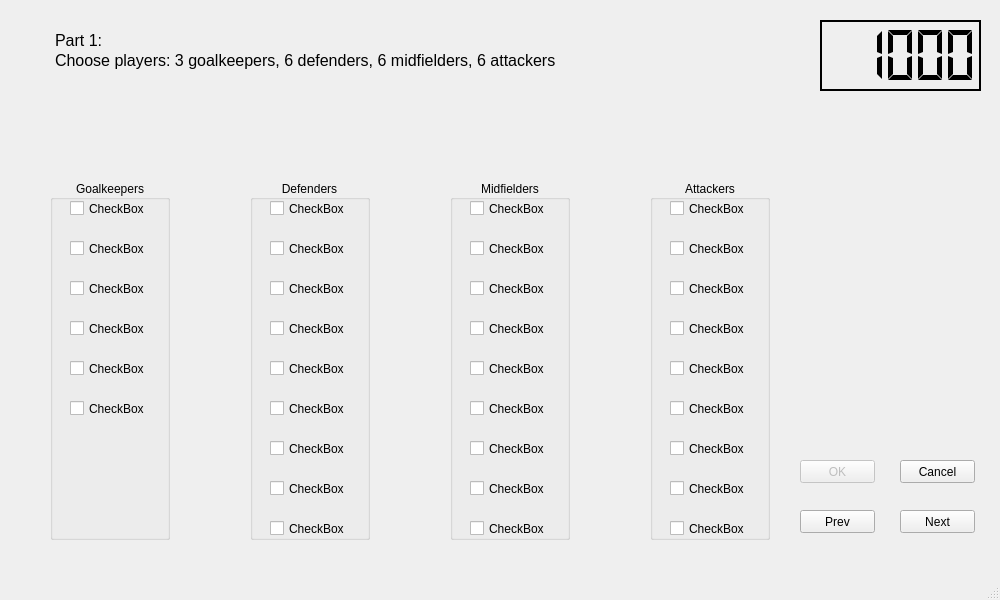
<?xml version="1.0" encoding="UTF-8"?>
<ui version="4.0">
 <class>SubWindow</class>
 <widget class="QMainWindow" name="SubWindow">
  <property name="geometry">
   <rect>
    <x>0</x>
    <y>0</y>
    <width>1000</width>
    <height>600</height>
   </rect>
  </property>
  <property name="windowTitle">
   <string>MainWindow</string>
  </property>
  <widget class="QWidget" name="centralwidget">
   <widget class="QPushButton" name="Next">
    <property name="geometry">
     <rect>
      <x>900</x>
      <y>510</y>
      <width>75</width>
      <height>23</height>
     </rect>
    </property>
    <property name="text">
     <string>Next</string>
    </property>
    <property name="default">
     <bool>false</bool>
    </property>
   </widget>
   <widget class="QGroupBox" name="MidfieldersWidget">
    <property name="geometry">
     <rect>
      <x>450</x>
      <y>180</y>
      <width>120</width>
      <height>360</height>
     </rect>
    </property>
    <property name="title">
     <string>Midfielders</string>
    </property>
    <property name="alignment">
     <set>Qt::AlignCenter</set>
    </property>
    <property name="flat">
     <bool>false</bool>
    </property>
    <widget class="QCheckBox" name="Midfielder1_ChB">
     <property name="geometry">
      <rect>
       <x>20</x>
       <y>20</y>
       <width>100</width>
       <height>17</height>
      </rect>
     </property>
     <property name="text">
      <string>CheckBox</string>
     </property>
    </widget>
    <widget class="QCheckBox" name="Midfielder2_ChB">
     <property name="geometry">
      <rect>
       <x>20</x>
       <y>60</y>
       <width>100</width>
       <height>17</height>
      </rect>
     </property>
     <property name="text">
      <string>CheckBox</string>
     </property>
    </widget>
    <widget class="QCheckBox" name="Midfielder3_ChB">
     <property name="geometry">
      <rect>
       <x>20</x>
       <y>100</y>
       <width>100</width>
       <height>17</height>
      </rect>
     </property>
     <property name="text">
      <string>CheckBox</string>
     </property>
    </widget>
    <widget class="QCheckBox" name="Midfielder4_ChB">
     <property name="geometry">
      <rect>
       <x>20</x>
       <y>140</y>
       <width>100</width>
       <height>17</height>
      </rect>
     </property>
     <property name="text">
      <string>CheckBox</string>
     </property>
    </widget>
    <widget class="QCheckBox" name="Midfielder5_ChB">
     <property name="geometry">
      <rect>
       <x>20</x>
       <y>180</y>
       <width>100</width>
       <height>17</height>
      </rect>
     </property>
     <property name="text">
      <string>CheckBox</string>
     </property>
    </widget>
    <widget class="QCheckBox" name="Midfielder6_ChB">
     <property name="geometry">
      <rect>
       <x>20</x>
       <y>220</y>
       <width>100</width>
       <height>17</height>
      </rect>
     </property>
     <property name="text">
      <string>CheckBox</string>
     </property>
    </widget>
    <widget class="QCheckBox" name="Midfielder7_ChB">
     <property name="geometry">
      <rect>
       <x>20</x>
       <y>260</y>
       <width>100</width>
       <height>17</height>
      </rect>
     </property>
     <property name="text">
      <string>CheckBox</string>
     </property>
    </widget>
    <widget class="QCheckBox" name="Midfielder8_ChB">
     <property name="geometry">
      <rect>
       <x>20</x>
       <y>300</y>
       <width>100</width>
       <height>17</height>
      </rect>
     </property>
     <property name="text">
      <string>CheckBox</string>
     </property>
    </widget>
    <widget class="QCheckBox" name="Midfielder9_ChB">
     <property name="geometry">
      <rect>
       <x>20</x>
       <y>340</y>
       <width>100</width>
       <height>17</height>
      </rect>
     </property>
     <property name="text">
      <string>CheckBox</string>
     </property>
    </widget>
   </widget>
   <widget class="QGroupBox" name="DefendersWidget">
    <property name="geometry">
     <rect>
      <x>250</x>
      <y>180</y>
      <width>120</width>
      <height>360</height>
     </rect>
    </property>
    <property name="acceptDrops">
     <bool>false</bool>
    </property>
    <property name="title">
     <string>Defenders</string>
    </property>
    <property name="alignment">
     <set>Qt::AlignCenter</set>
    </property>
    <property name="flat">
     <bool>false</bool>
    </property>
    <widget class="QCheckBox" name="Defender1_ChB">
     <property name="geometry">
      <rect>
       <x>20</x>
       <y>20</y>
       <width>100</width>
       <height>17</height>
      </rect>
     </property>
     <property name="text">
      <string>CheckBox</string>
     </property>
    </widget>
    <widget class="QCheckBox" name="Defender2_ChB">
     <property name="geometry">
      <rect>
       <x>20</x>
       <y>60</y>
       <width>100</width>
       <height>17</height>
      </rect>
     </property>
     <property name="text">
      <string>CheckBox</string>
     </property>
    </widget>
    <widget class="QCheckBox" name="Defender3_ChB">
     <property name="geometry">
      <rect>
       <x>20</x>
       <y>100</y>
       <width>100</width>
       <height>17</height>
      </rect>
     </property>
     <property name="text">
      <string>CheckBox</string>
     </property>
    </widget>
    <widget class="QCheckBox" name="Defender4_ChB">
     <property name="geometry">
      <rect>
       <x>20</x>
       <y>140</y>
       <width>100</width>
       <height>17</height>
      </rect>
     </property>
     <property name="text">
      <string>CheckBox</string>
     </property>
    </widget>
    <widget class="QCheckBox" name="Defender5_ChB">
     <property name="geometry">
      <rect>
       <x>20</x>
       <y>180</y>
       <width>100</width>
       <height>17</height>
      </rect>
     </property>
     <property name="text">
      <string>CheckBox</string>
     </property>
    </widget>
    <widget class="QCheckBox" name="Defender6_ChB">
     <property name="geometry">
      <rect>
       <x>20</x>
       <y>220</y>
       <width>100</width>
       <height>17</height>
      </rect>
     </property>
     <property name="text">
      <string>CheckBox</string>
     </property>
    </widget>
    <widget class="QCheckBox" name="Defender7_ChB">
     <property name="geometry">
      <rect>
       <x>20</x>
       <y>260</y>
       <width>100</width>
       <height>17</height>
      </rect>
     </property>
     <property name="text">
      <string>CheckBox</string>
     </property>
    </widget>
    <widget class="QCheckBox" name="Defender8_ChB">
     <property name="geometry">
      <rect>
       <x>20</x>
       <y>300</y>
       <width>100</width>
       <height>17</height>
      </rect>
     </property>
     <property name="text">
      <string>CheckBox</string>
     </property>
    </widget>
    <widget class="QCheckBox" name="Defender9_ChB">
     <property name="geometry">
      <rect>
       <x>20</x>
       <y>340</y>
       <width>100</width>
       <height>17</height>
      </rect>
     </property>
     <property name="text">
      <string>CheckBox</string>
     </property>
    </widget>
   </widget>
   <widget class="QFrame" name="frame">
    <property name="geometry">
     <rect>
      <x>50</x>
      <y>30</y>
      <width>721</width>
      <height>61</height>
     </rect>
    </property>
    <property name="font">
     <font>
      <pointsize>12</pointsize>
     </font>
    </property>
    <property name="frameShape">
     <enum>QFrame::NoFrame</enum>
    </property>
    <property name="frameShadow">
     <enum>QFrame::Sunken</enum>
    </property>
    <widget class="QLabel" name="label">
     <property name="geometry">
      <rect>
       <x>5</x>
       <y>0</y>
       <width>471</width>
       <height>21</height>
      </rect>
     </property>
     <property name="text">
      <string>Part 1: </string>
     </property>
    </widget>
    <widget class="QLabel" name="label_2">
     <property name="geometry">
      <rect>
       <x>5</x>
       <y>20</y>
       <width>681</width>
       <height>21</height>
      </rect>
     </property>
     <property name="text">
      <string>Choose players: 3 goalkeepers, 6 defenders, 6 midfielders, 6 attackers</string>
     </property>
    </widget>
   </widget>
   <widget class="QPushButton" name="Cancel">
    <property name="geometry">
     <rect>
      <x>900</x>
      <y>460</y>
      <width>75</width>
      <height>23</height>
     </rect>
    </property>
    <property name="text">
     <string>Cancel</string>
    </property>
    <property name="default">
     <bool>false</bool>
    </property>
   </widget>
   <widget class="QPushButton" name="Prev">
    <property name="geometry">
     <rect>
      <x>800</x>
      <y>510</y>
      <width>75</width>
      <height>23</height>
     </rect>
    </property>
    <property name="text">
     <string>Prev</string>
    </property>
    <property name="default">
     <bool>false</bool>
    </property>
   </widget>
   <widget class="QPushButton" name="OK">
    <property name="enabled">
     <bool>false</bool>
    </property>
    <property name="geometry">
     <rect>
      <x>800</x>
      <y>460</y>
      <width>75</width>
      <height>23</height>
     </rect>
    </property>
    <property name="text">
     <string>OK</string>
    </property>
    <property name="default">
     <bool>true</bool>
    </property>
    <property name="flat">
     <bool>false</bool>
    </property>
   </widget>
   <widget class="QGroupBox" name="AttackersWidget">
    <property name="geometry">
     <rect>
      <x>650</x>
      <y>180</y>
      <width>120</width>
      <height>360</height>
     </rect>
    </property>
    <property name="font">
     <font>
      <weight>50</weight>
      <bold>false</bold>
      <strikeout>false</strikeout>
     </font>
    </property>
    <property name="title">
     <string>Attackers</string>
    </property>
    <property name="alignment">
     <set>Qt::AlignCenter</set>
    </property>
    <property name="flat">
     <bool>false</bool>
    </property>
    <widget class="QCheckBox" name="Attacker1_ChB">
     <property name="geometry">
      <rect>
       <x>20</x>
       <y>20</y>
       <width>100</width>
       <height>17</height>
      </rect>
     </property>
     <property name="text">
      <string>CheckBox</string>
     </property>
    </widget>
    <widget class="QCheckBox" name="Attacker2_ChB">
     <property name="geometry">
      <rect>
       <x>20</x>
       <y>60</y>
       <width>100</width>
       <height>17</height>
      </rect>
     </property>
     <property name="text">
      <string>CheckBox</string>
     </property>
    </widget>
    <widget class="QCheckBox" name="Attacker3_ChB">
     <property name="geometry">
      <rect>
       <x>20</x>
       <y>100</y>
       <width>100</width>
       <height>17</height>
      </rect>
     </property>
     <property name="text">
      <string>CheckBox</string>
     </property>
    </widget>
    <widget class="QCheckBox" name="Attacker4_ChB">
     <property name="geometry">
      <rect>
       <x>20</x>
       <y>140</y>
       <width>100</width>
       <height>17</height>
      </rect>
     </property>
     <property name="text">
      <string>CheckBox</string>
     </property>
    </widget>
    <widget class="QCheckBox" name="Attacker5_ChB">
     <property name="geometry">
      <rect>
       <x>20</x>
       <y>180</y>
       <width>100</width>
       <height>17</height>
      </rect>
     </property>
     <property name="text">
      <string>CheckBox</string>
     </property>
    </widget>
    <widget class="QCheckBox" name="Attacker6_ChB">
     <property name="geometry">
      <rect>
       <x>20</x>
       <y>220</y>
       <width>100</width>
       <height>17</height>
      </rect>
     </property>
     <property name="text">
      <string>CheckBox</string>
     </property>
    </widget>
    <widget class="QCheckBox" name="Attacker7_ChB">
     <property name="geometry">
      <rect>
       <x>20</x>
       <y>260</y>
       <width>100</width>
       <height>17</height>
      </rect>
     </property>
     <property name="text">
      <string>CheckBox</string>
     </property>
    </widget>
    <widget class="QCheckBox" name="Attacker8_ChB">
     <property name="geometry">
      <rect>
       <x>20</x>
       <y>300</y>
       <width>100</width>
       <height>17</height>
      </rect>
     </property>
     <property name="text">
      <string>CheckBox</string>
     </property>
    </widget>
    <widget class="QCheckBox" name="Attacker9_ChB">
     <property name="geometry">
      <rect>
       <x>20</x>
       <y>340</y>
       <width>100</width>
       <height>17</height>
      </rect>
     </property>
     <property name="text">
      <string>CheckBox</string>
     </property>
    </widget>
   </widget>
   <widget class="QWidget" name="GoalKeeperWidget" native="true">
    <property name="geometry">
     <rect>
      <x>50</x>
      <y>160</y>
      <width>121</width>
      <height>381</height>
     </rect>
    </property>
    <widget class="QGroupBox" name="Goalkeepers">
     <property name="enabled">
      <bool>true</bool>
     </property>
     <property name="geometry">
      <rect>
       <x>0</x>
       <y>20</y>
       <width>120</width>
       <height>360</height>
      </rect>
     </property>
     <property name="title">
      <string>Goalkeepers</string>
     </property>
     <property name="alignment">
      <set>Qt::AlignCenter</set>
     </property>
     <property name="flat">
      <bool>false</bool>
     </property>
     <property name="checkable">
      <bool>false</bool>
     </property>
     <property name="checked">
      <bool>false</bool>
     </property>
     <widget class="QCheckBox" name="Goalkeeper1_ChB">
      <property name="geometry">
       <rect>
        <x>20</x>
        <y>20</y>
        <width>100</width>
        <height>17</height>
       </rect>
      </property>
      <property name="text">
       <string>CheckBox</string>
      </property>
     </widget>
     <widget class="QCheckBox" name="Goalkeeper2_ChB">
      <property name="geometry">
       <rect>
        <x>20</x>
        <y>60</y>
        <width>100</width>
        <height>17</height>
       </rect>
      </property>
      <property name="text">
       <string>CheckBox</string>
      </property>
     </widget>
     <widget class="QCheckBox" name="Goalkeeper3_ChB">
      <property name="geometry">
       <rect>
        <x>20</x>
        <y>100</y>
        <width>100</width>
        <height>17</height>
       </rect>
      </property>
      <property name="text">
       <string>CheckBox</string>
      </property>
     </widget>
     <widget class="QCheckBox" name="Goalkeeper4_ChB">
      <property name="geometry">
       <rect>
        <x>20</x>
        <y>140</y>
        <width>100</width>
        <height>17</height>
       </rect>
      </property>
      <property name="text">
       <string>CheckBox</string>
      </property>
     </widget>
     <widget class="QCheckBox" name="Goalkeeper5_ChB">
      <property name="geometry">
       <rect>
        <x>20</x>
        <y>180</y>
        <width>100</width>
        <height>17</height>
       </rect>
      </property>
      <property name="text">
       <string>CheckBox</string>
      </property>
     </widget>
     <widget class="QCheckBox" name="Goalkeeper6_ChB">
      <property name="geometry">
       <rect>
        <x>20</x>
        <y>220</y>
        <width>100</width>
        <height>17</height>
       </rect>
      </property>
      <property name="text">
       <string>CheckBox</string>
      </property>
     </widget>
    </widget>
   </widget>
   <widget class="QLCDNumber" name="MoneyLeft">
    <property name="enabled">
     <bool>true</bool>
    </property>
    <property name="geometry">
     <rect>
      <x>820</x>
      <y>20</y>
      <width>161</width>
      <height>71</height>
     </rect>
    </property>
    <property name="font">
     <font>
      <kerning>true</kerning>
     </font>
    </property>
    <property name="cursor">
     <cursorShape>ForbiddenCursor</cursorShape>
    </property>
    <property name="frameShadow">
     <enum>QFrame::Plain</enum>
    </property>
    <property name="lineWidth">
     <number>2</number>
    </property>
    <property name="smallDecimalPoint">
     <bool>false</bool>
    </property>
    <property name="segmentStyle">
     <enum>QLCDNumber::Flat</enum>
    </property>
    <property name="intValue" stdset="0">
     <number>1000</number>
    </property>
   </widget>
  </widget>
  <widget class="QMenuBar" name="menubar">
   <property name="geometry">
    <rect>
     <x>0</x>
     <y>0</y>
     <width>1000</width>
     <height>21</height>
    </rect>
   </property>
  </widget>
  <widget class="QStatusBar" name="statusbar"/>
 </widget>
 <resources/>
 <connections/>
</ui>
